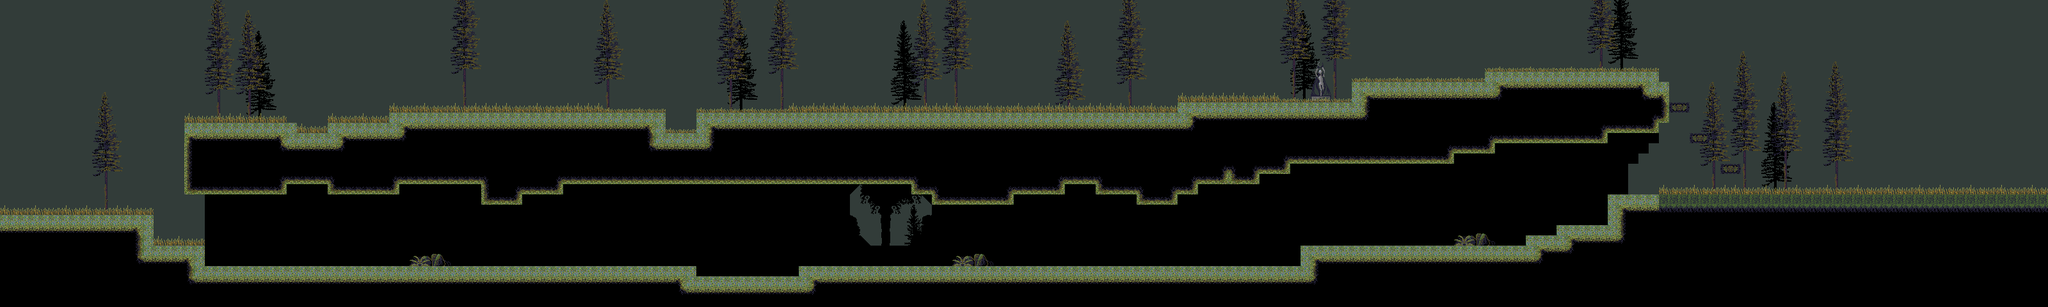

The image is a tile-based game level rendered from a .tmx file. Its description and source (layers, tilesets, objects; grid data summarised) follow:
An orthogonal 200x30 tile map with 16x16 px tiles, 4 tile layers (SilhouetteLayer, BackgroundLayer, GameLayer, ForegroundLayer) and 32 objects (29x enemySpawn, 2x spawn, shrine).

<map version="1.0" orientation="orthogonal" renderorder="left-up" width="200" height="30" tilewidth="16" tileheight="16" backgroundcolor="#323c39" nextobjectid="59">
 <properties>
  <property name="background" value="Elminas_background.png" />
  <property name="backgroundHeight" value="0" />
  <property name="drainRate" value="7" />
  <property name="exitLeft" value="olaf_04.tmx" />
  <property name="exitRight" value="elminas_02.tmx" />
  <property name="spawnLeft" value="playerSpawnRight" />
  <property name="spawnRight" value="playerSpawnLeft" />
 </properties>
 <tileset firstgid="1" name="Elminas_tileset" tilewidth="16" tileheight="16">
  <image source="../graphics/levels/Elminas_tileset.png" trans="ff00ff" width="512" height="512" />
  <terraintypes>
   <terrain name="grass" tile="-1" />
   <terrain name="theothergrass" tile="-1" />
   <terrain name="foliage" tile="-1" />
   <terrain name="folisilo" tile="-1" />
  </terraintypes>
  <tile id="1" terrain=",,,0" />
  <tile id="2" terrain=",,0," />
  <tile id="4" terrain=",,,1" />
  <tile id="5" terrain=",,1," />
  <tile id="18" terrain=",,,2" />
  <tile id="20" terrain=",,2," />
  <tile id="26" terrain=",,,3" />
  <tile id="28" terrain=",,3," />
  <tile id="32" terrain=",,0,0" />
  <tile id="33" terrain=",0,0,0" />
  <tile id="34" terrain="0,,0,0" />
  <tile id="35" terrain=",,1,1" />
  <tile id="36" terrain=",1,1,1" />
  <tile id="37" terrain="1,,1,1" />
  <tile id="49" terrain=",,2,2" />
  <tile id="50" terrain=",2,2,2" />
  <tile id="51" terrain="2,2,2,2" />
  <tile id="52" terrain="2,,2,2" />
  <tile id="57" terrain=",,3,3" />
  <tile id="58" terrain=",3,3,3" />
  <tile id="59" terrain="3,3,3,3" />
  <tile id="60" terrain="3,,3,3" />
  <tile id="64" terrain="0,0,," />
  <tile id="65" terrain="0,0,,0" />
  <tile id="66" terrain="0,0,0," />
  <tile id="67" terrain="1,1,," />
  <tile id="68" terrain="1,1,,1" />
  <tile id="69" terrain="1,1,1," />
  <tile id="82" terrain="2,2,,2" />
  <tile id="84" terrain="2,2,2," />
  <tile id="90" terrain="3,3,,3" />
  <tile id="92" terrain="3,3,3," />
  <tile id="97" terrain=",0,,0" />
  <tile id="98" terrain="0,,0," />
  <tile id="100" terrain=",1,,1" />
  <tile id="101" terrain="1,,1," />
  <tile id="114" terrain=",2,,2" />
  <tile id="116" terrain="2,,2," />
  <tile id="122" terrain=",3,,3" />
  <tile id="124" terrain="3,,3," />
  <tile id="129" terrain=",0,," />
  <tile id="130" terrain="0,,," />
  <tile id="132" terrain=",1,," />
  <tile id="133" terrain="1,,," />
  <tile id="145" terrain="2,2,," />
  <tile id="146" terrain=",2,," />
  <tile id="148" terrain="2,,," />
  <tile id="153" terrain="3,3,," />
  <tile id="154" terrain=",3,," />
  <tile id="156" terrain="3,,," />
  <tile id="160" terrain="0,0,0,0" />
  <tile id="163" terrain="1,1,1,1" />
 </tileset>
 <layer name="SilhouetteLayer" width="200" height="30">
  <data>[6000 cells, 1457 non-empty, 49 distinct tile ids]</data>
 </layer>
 <layer name="BackgroundLayer" width="200" height="30">
  <data>[6000 cells, 532 non-empty, 38 distinct tile ids]</data>
 </layer>
 <layer name="GameLayer" width="200" height="30">
  <data>[6000 cells, 2312 non-empty, 19 distinct tile ids]</data>
 </layer>
 <layer name="ForegroundLayer" width="200" height="30">
  <data>[6000 cells, 225 non-empty, 14 distinct tile ids]</data>
 </layer>
 <objectgroup name="Triggers">
  <object id="58" name="shrine_01" type="shrine" x="2046.92" y="95.4166" width="33.6667" height="65.6667" />
 </objectgroup>
 <objectgroup name="Actors">
  <object id="26" name="enemySpawn_01" type="enemySpawn" x="2857.5" y="295.833">
   <properties>
    <property name="amount" value="1" />
    <property name="enemyType" value="skeleton" />
   </properties>
   <ellipse />
  </object>
  <object id="27" name="enemySpawn_02" type="enemySpawn" x="2662.33" y="296.5">
   <properties>
    <property name="amount" value="1" />
    <property name="enemyType" value="eliteskeleton" />
   </properties>
   <ellipse />
  </object>
  <object id="28" name="enemySpawn_03" type="enemySpawn" x="2633" y="296.833">
   <properties>
    <property name="amount" value="1" />
    <property name="enemyType" value="eliteskeleton" />
   </properties>
   <ellipse />
  </object>
  <object id="29" name="enemySpawn_04" type="enemySpawn" x="2600.67" y="297.167">
   <properties>
    <property name="amount" value="1" />
    <property name="enemyType" value="eliteskeleton" />
   </properties>
   <ellipse />
  </object>
  <object id="30" name="enemySpawn_05" type="enemySpawn" x="2182.33" y="375.5">
   <properties>
    <property name="amount" value="1" />
    <property name="enemyType" value="skeleton" />
   </properties>
   <ellipse />
  </object>
  <object id="31" name="enemySpawn_06" type="enemySpawn" x="1544.5" y="166.333">
   <properties>
    <property name="amount" value="1" />
    <property name="enemyType" value="skeleton" />
   </properties>
   <ellipse />
  </object>
  <object id="32" name="enemySpawn_07" type="enemySpawn" x="1274.33" y="169.167">
   <properties>
    <property name="amount" value="1" />
    <property name="enemyType" value="skeleton" />
   </properties>
   <ellipse />
  </object>
  <object id="33" name="enemySpawn_08" type="enemySpawn" x="1131" y="166.5">
   <properties>
    <property name="amount" value="1" />
    <property name="enemyType" value="skeleton" />
   </properties>
   <ellipse />
  </object>
  <object id="34" name="enemySpawn_09" type="enemySpawn" x="902.667" y="408.167">
   <properties>
    <property name="amount" value="1" />
    <property name="enemyType" value="eliteskeleton" />
   </properties>
   <ellipse />
  </object>
  <object id="35" name="enemySpawn_10" type="enemySpawn" x="872.667" y="406.167">
   <properties>
    <property name="amount" value="1" />
    <property name="enemyType" value="eliteskeleton" />
   </properties>
   <ellipse />
  </object>
  <object id="36" name="enemySpawn_11" type="enemySpawn" x="858" y="164.833">
   <properties>
    <property name="amount" value="1" />
    <property name="enemyType" value="werewolf" />
   </properties>
   <ellipse />
  </object>
  <object id="37" name="enemySpawn_12" type="enemySpawn" x="567.666" y="408">
   <properties>
    <property name="amount" value="1" />
    <property name="enemyType" value="werewolf" />
   </properties>
   <ellipse />
  </object>
  <object id="38" name="enemySpawn_13" type="enemySpawn" x="361.666" y="407.333">
   <properties>
    <property name="amount" value="1" />
    <property name="enemyType" value="skeleton" />
   </properties>
   <ellipse />
  </object>
  <object id="39" name="enemySpawn_14" type="enemySpawn" x="393.667" y="408.666">
   <properties>
    <property name="amount" value="1" />
    <property name="enemyType" value="skeleton" />
   </properties>
   <ellipse />
  </object>
  <object id="41" name="playerSpawnLeft" type="spawn" x="7.5" y="328">
   <ellipse />
  </object>
  <object id="42" name="playerSpawnRight" type="spawn" x="3191" y="293.5">
   <ellipse />
  </object>
  <object id="43" name="enemySpawn_15" type="enemySpawn" x="1879.66" y="406.333">
   <properties>
    <property name="amount" value="1" />
    <property name="enemyType" value="eliteskeleton" />
   </properties>
   <ellipse />
  </object>
  <object id="44" name="enemySpawn_16" type="enemySpawn" x="1850.33" y="406.666">
   <properties>
    <property name="amount" value="1" />
    <property name="enemyType" value="eliteskeleton" />
   </properties>
   <ellipse />
  </object>
  <object id="45" name="enemySpawn_17" type="enemySpawn" x="1818" y="407">
   <properties>
    <property name="amount" value="1" />
    <property name="enemyType" value="eliteskeleton" />
   </properties>
   <ellipse />
  </object>
  </objectgroup>
</map>
<!-- 12 of 32 objects omitted -->
